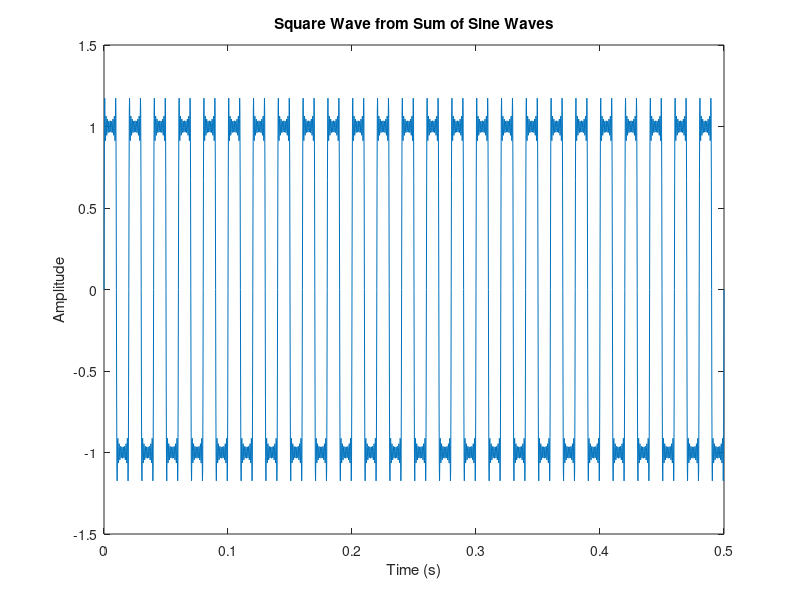

This chart was generated by the following MATLAB code:
% Define the fundamental frequency of the square wave
fundamental_freq = 50; % Hz

% Define the maximum harmonic (number of sine waves to add)
max_harmonic = 9;

% Define the time vector
t = 0:1/(100*fundamental_freq):0.5;

% Initialize the square wave signal
square_wave = zeros(size(t));

% Generate the square wave signal by summing sine waves
for n = 1:2:max_harmonic*2-1
    % Compute the amplitude and frequency of the n-th harmonic
    amplitude = 4/(n*pi);
    frequency = n*fundamental_freq;
    
    % Compute the n-th harmonic of the square wave
    harmonic_wave = amplitude*sin(2*pi*frequency*t);
    
    % Add the n-th harmonic to the square wave signal
    square_wave = square_wave + harmonic_wave;
end

% Plot the square wave signal
plot(t, square_wave);
title('Square Wave from Sum of Sine Waves');
xlabel('Time (s)');
ylabel('Amplitude');
